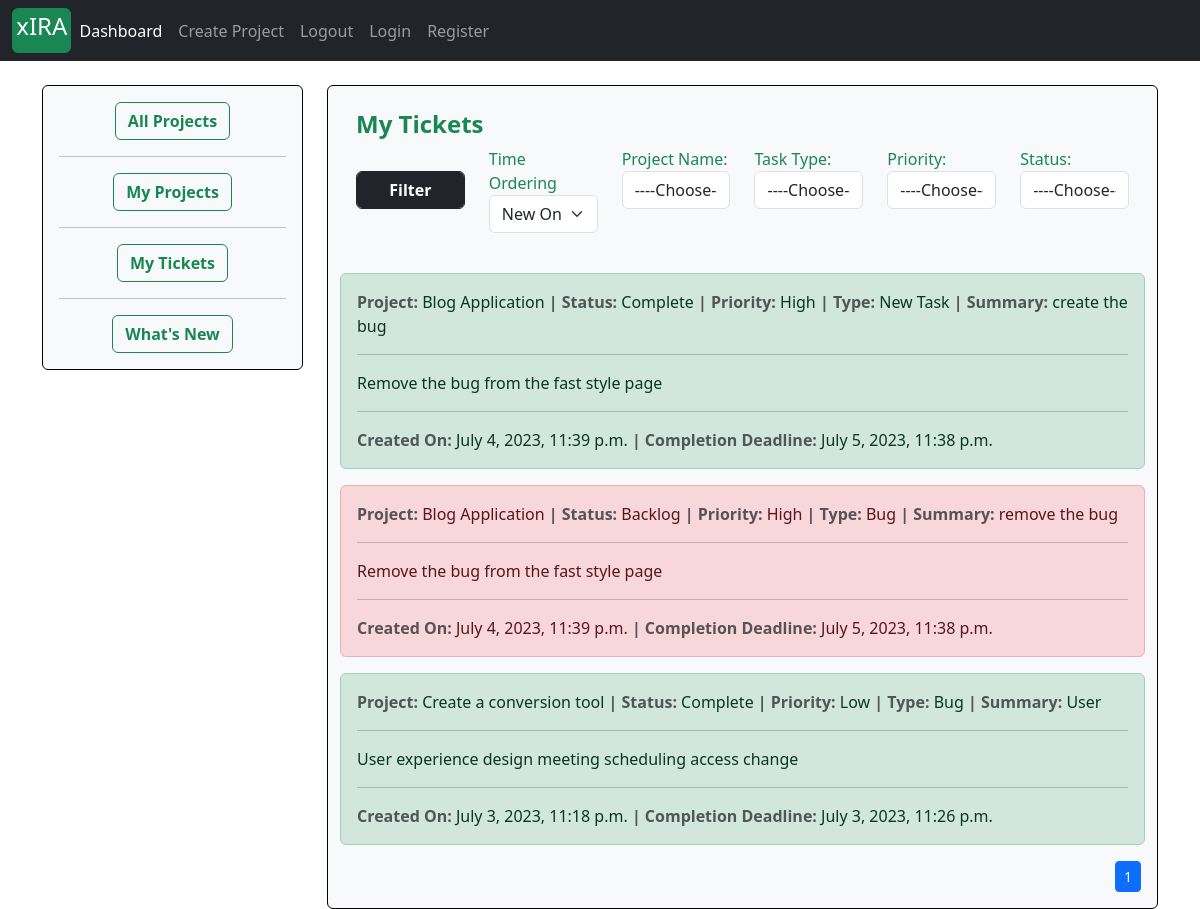
Before: /ticket/see_ticket/ (signed in) with the older database file.
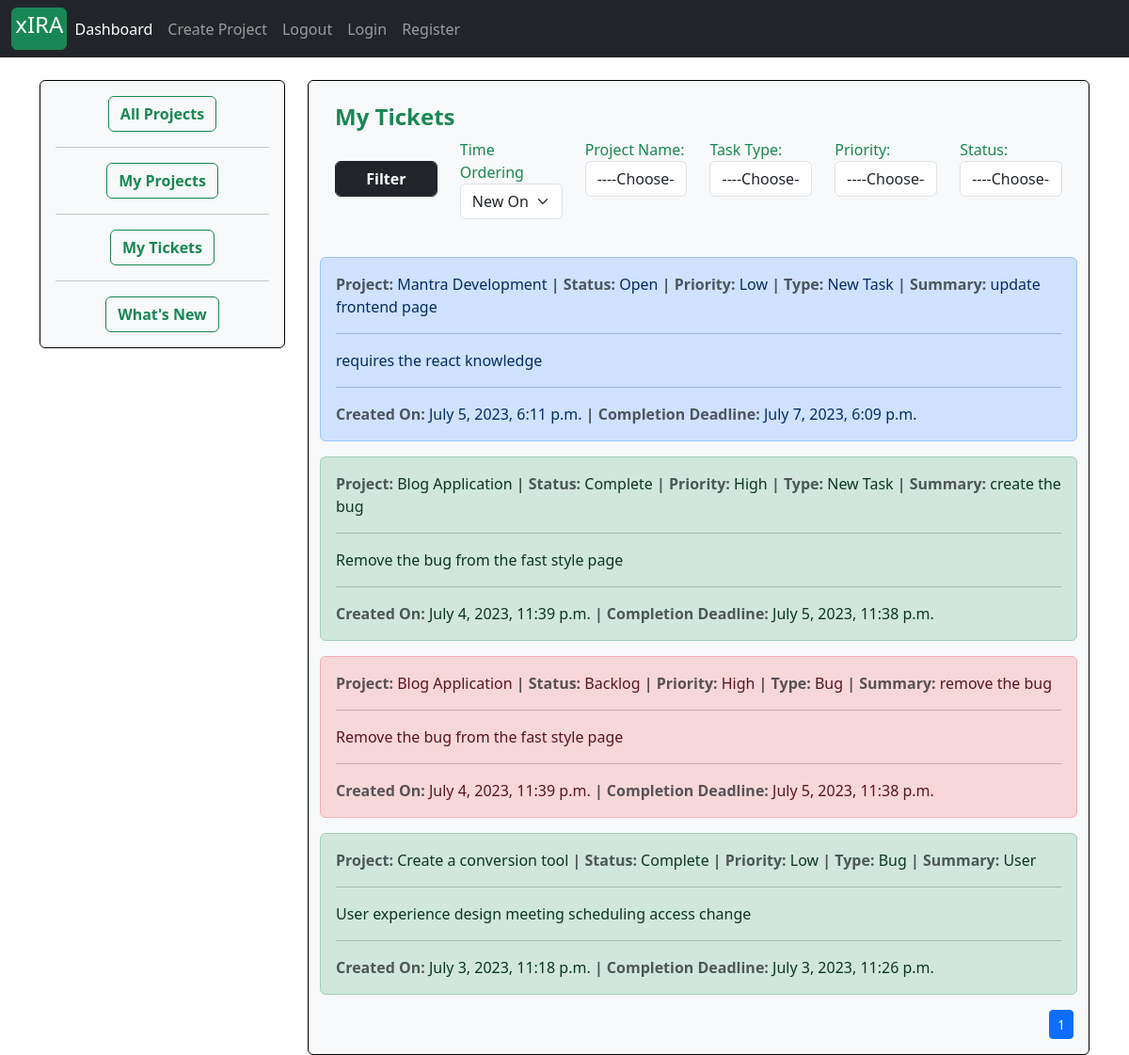
After: the same page with the newer database file.
### tickets/models.py (models this page shows, shortened)
class Task(models.Model):
    project       = models.ForeignKey(Project, on_delete=models.CASCADE)
    task_type     = models.CharField(max_length=30, choices = task_type_choices)
    short_summary = models.CharField(max_length=80)
    description   = models.TextField(max_length=500)
    assignee     = models.ForeignKey(Account, on_delete=models.CASCADE)
    status        = models.CharField(max_length=25, choices=status_field)
    priority      = models.CharField(max_length=25, choices=priority_field)
    start_date    = models.DateTimeField(auto_now_add=True)
    estimated_end_date = models.DateTimeField()
    def task_as_back_log(self):
        current_time = datetime.datetime.now().astimezone()
        estimated_end_date = self.estimated_end_date.astimezone()
        if self.status == 'Complete':
            return False
        if current_time >= estimated_end_date:
            self.status = 'Backlog'
            self.save()
            return True
        else:
            return False
    def get_status_choices(self):
        status = self.status
        if status == 'Open':
            return 'In progress', 'In progress'
        else:
            return 'Complete', 'Complete'

### projects/models.py (models this page shows)
class Project(models.Model):
    project_name         = models.CharField(max_length=30)
    project_description  = models.TextField(max_length=600, blank=True)
    project_category     = models.CharField(max_length=30, choices=choices)
    project_manager      =  models.ForeignKey(ProjectManager, on_delete=models.SET_NULL, null=True)
    assignees            =  models.ManyToManyField(Account)
    start_date           = models.DateTimeField(auto_now_add=True)
    estimated_end_date   = models.DateTimeField()
    def __str__(self):
        return self.project_name

### tickets/views.py (the view, shortened to what this page needs)
# urls.py: path('see_ticket/', views.user_manage_ticket, name='user_ticket_dashboard'),
def user_manage_ticket(request):
    user_object = Account.objects.get(id=request.user.id)
    projects = user_object.project_set.all()
    project_choice = [(project.id, project.project_name) for project in projects]
    all_task_query = Task.objects.filter(assignee__id=request.user.id)
    context = {
        'project_choice': project_choice,
        'status_choice': status_field,
        'task_type_choice': task_type_choices,
        'priority_choice': priority_field,
    }
    query_dic = request.GET
    if 'project_id' in query_dic:
        if query_dic['project_id'] != '' and len(all_task_query) > 0:
            all_task_query = all_task_query.filter(project__id=int(query_dic['project_id']))
    if 'task_type' in query_dic:
        if query_dic['task_type'] != '' and len(all_task_query) > 0:
            all_task_query = all_task_query.filter(task_type=query_dic['task_type'])
    if 'priority' in query_dic:
        if query_dic['priority'] != '' and len(all_task_query) > 0:
            all_task_query = all_task_query.filter(priority=query_dic['priority'])
    if 'status' in query_dic:
        if query_dic['status'] != '' and len(all_task_query) > 0:
            all_task_query = all_task_query.filter(status=query_dic['status'])
    all_task_query = all_task_query.order_by('-start_date')
    page_no = request.GET.get('page')
    page_object = Paginator(all_task_query, 6)
    if page_no is None:
        all_task_query = page_object.get_page(1)
    else:
        all_task_query = page_object.get_page(page_no)
    context['tickets'] = all_task_query
    context['url'] = get_url(request)
    return render(request, 'my_task_dashboard.html', context)

### projects/forms.py
class ProjectCreationForm(forms.ModelForm):
    class Meta:
        model = Project
        fields = ('project_name', 'project_category', 'project_description', 'estimated_end_date')
        widgets = {
            'project_name': forms.TextInput(attrs={'class': 'form-control',  }),
            'project_category': forms.Select(attrs={'class': 'form-control', }),
            'project_description': forms.Textarea(attrs={'class': 'form-control', 'rows':4, 'cols':15}),
        }

### projects/context_processors.py (called while the page is built)
def create_project_form(request):
    form = ProjectCreationForm()
    context = {
        'project_creation_form': form
    }
    return context

### tickets/views.py (called while the page is built)
def get_url(request):
    url = ""
    count = 0
    for j in request.GET:
        if j != 'page':
            count += 1
    if count > 0:
        url += "?"
    for item in request.GET:
        if item != 'page':
            temp_url = item + "=" + request.GET.get(item) + "&"
            url += temp_url
    if url[-1:] == "&":
        url = url[:-1]
    return url

### templates/my_task_dashboard.html (shortened to what the changed rows need)
{% extends 'base.html' %}
{% block content %}
{% load tz %}
<div class="container mt-4">
	<div class="row">
<div class="col-lg">
	<div class="card  bg-light" style="border: 1px solid black;">
{% load tz %}
<div class="container mt-4">
	{% for task in tickets %}
	{% if task.status != 'Complete' %}
	<a class="nav-link" type="button"  data-bs-toggle="modal" data-bs-target="#{{task.id}}" style="text-decoration: none;">
	<div class="alert alert-{% if task.task_as_back_log %}danger{% elif task.status == 'Open' %}primary{% elif task.status == 'In Progress' %}info{% else %}success{% endif %}" role="alert">
		<strong class="text-muted"> Project: </strong>
		{{task.project}}
		<strong class="text-muted">| Status: </strong>
	    {{task.status|capfirst}}
	 	<strong class="text-muted">| Priority: </strong>
	    {{task.priority}}
		<strong class="text-muted">| Type: </strong>
	    {{task.task_type}}
		<strong class="text-muted">| Summary: </strong>
	    {{task.short_summary}}
	 	<hr>
	 	<p>{{task.description}}</p>
	 	<hr>
	<strong class="text-muted"> Created On: </strong>
	 {{task.start_date|timezone:"Asia/Kolkata"}}
	<strong class="text-muted">| Completion Deadline: </strong>
	 {{task.estimated_end_date|timezone:"Asia/Kolkata"}}
	</div>
	</a>
	{% else %}
	<div class="alert alert-{% if task.task_as_back_log %}danger{% elif task.status == 'Open' %}primary{% elif task.status == 'In Progress' %}info{% else %}success{% endif %}" role="alert">
		<strong class="text-muted"> Project: </strong>
		{{task.project}}
		<strong class="text-muted">| Status: </strong>
	    {{task.status|capfirst}}
	 	<strong class="text-muted">| Priority: </strong>
	    {{task.priority}}
		<strong class="text-muted">| Type: </strong>
	    {{task.task_type}}
		<strong class="text-muted">| Summary: </strong>
	    {{task.short_summary}}
	 	<hr>
	 	<p>{{task.description}}</p>
	 	<hr>
	<strong class="text-muted"> Created On: </strong>
	 {{task.start_date|timezone:"Asia/Kolkata"}}
	<strong class="text-muted">| Completion Deadline: </strong>
	 {{task.estimated_end_date|timezone:"Asia/Kolkata"}}
	</div>
	{% endif %}
	{% endfor %}
</div>
	<nav aria-label="Page navigation example">
	  <ul class="pagination justify-content-end pagination-sm px-3">
			  {% for page_no in tickets.paginator.page_range %}
		  		{% if tickets.number == page_no %}
					{% if url %}
		  				<li class="page-item active"><a class="page-link" href="{{url}}&page={{page_no}}">{{page_no}}</a></li>
		  			{%  else %}
		  				<li class="page-item active"><a class="page-link" href="?page={{page_no}}">{{page_no}}</a></li>
		  			{% endif %}
		  		{% else %}
					{% if url %}
		  				<li class="page-item "><a class="page-link" href="{{url}}&page={{page_no}}">{{page_no}}</a></li>
		  			{%  else %}
		  				<li class="page-item "><a class="page-link" href="?page={{page_no}}">{{page_no}}</a></li>
		  			{% endif %}
		  		{% endif %}
		  	{% endfor %}
	  </ul>
</nav>
</div>
    </div>
</div>
</div>
{% endblock %}

Changed rows visible on the page:
added Task: project "Mantra Development", status "Open", priority "Low", task_type "New Task", short_summary "update frontend page", description "requires the react knowledge", start_date "July 5, 2023, 6:11 p.m.", estimated_end_date "July 7, 2023, 6:09 p.m."
